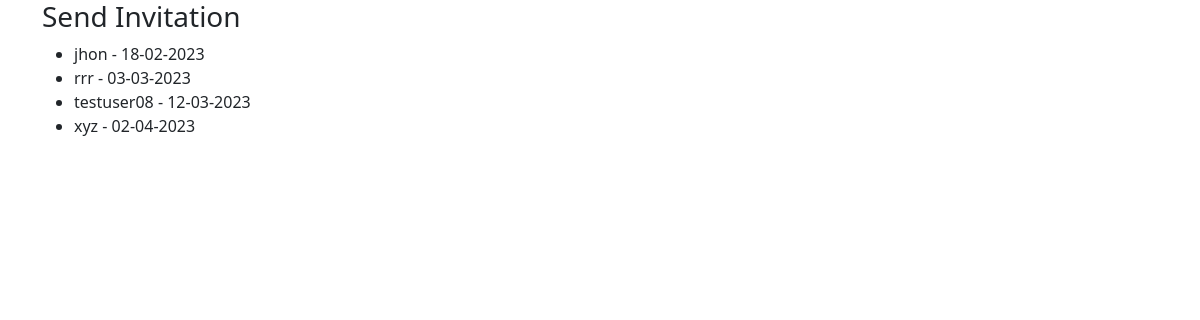
The page /profiles/send-invitation/ (signed in) on the database as committed earlier.
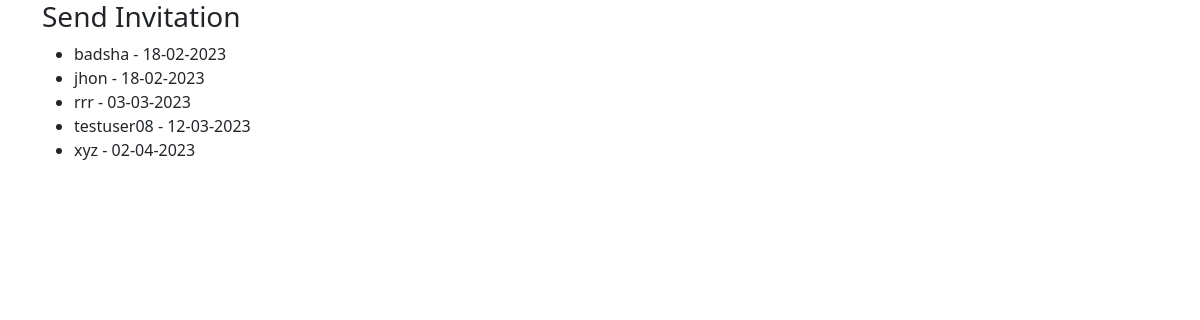
The same page on the database as committed later.
### profiles/models.py (models this page shows, shortened)
class Profile(models.Model):
    first_name = models.CharField(max_length=100,blank=True)
    last_name = models.CharField(max_length=100,blank=True)
    user = models.OneToOneField(User, on_delete=models.CASCADE)
    bio = models.TextField(default='no bio.')
    email = models.EmailField(max_length=200,blank=True)
    country = models.CharField(max_length=100,blank=True)
    avatar = models.ImageField(upload_to='user_avatar/', default='user.png')
    friends = models.ManyToManyField(User,blank=True,related_name='friends')
    slug = models.SlugField(unique=True, blank=True)
    created = models.DateTimeField(auto_now_add=True)
    updated = models.DateTimeField(auto_now=True)
    objects = ProfileManager()
    def __str__(self):
        return f"{self.user.username} - {self.created.strftime('%d-%m-%Y')}"

### profiles/views.py (the view)
# urls.py: path('send-invitation/',views.send_envitation,name='send-invitation'),
def send_envitation(request):
    user = request.user
    qs = Profile.objects.get_all_profiles_for_sent_invite(user)
    context = {
        'qs':qs,
    }
    return render(request,'profiles/send_invitation.html',context)

### profiles/models.py (called while the page is built)
    def get_all_profiles_for_sent_invite(self,sender):
        profile = Profile.objects.get(user=sender)
        profiles = Profile.objects.all().exclude(user=sender)
        qs = Relationship.objects.filter(Q(sender=profile) | Q(receiver=profile))
        accepted = set([])
        for i in qs:
            if i.status == 'accepted':
                accepted.add(i.sender)
                accepted.add(i.receiver)
        available = [profile for profile in profiles if profile not in accepted ]
        return available

### templates/profiles/send_invitation.html (shortened to what this page needs)
{% extends 'base.html' %}
{% block body %}
<div class="container">
    <h3>Send Invitation</h3>
    <ul>
        {% for i in qs %}
        <li>{{i}}</li>
        {% endfor %}
    </ul>
</div>
{% endblock %}

Rows that differ between the two databases and show on the page:
now on this page (row edited): Profile: user+created "badsha - 18-02-2023"
